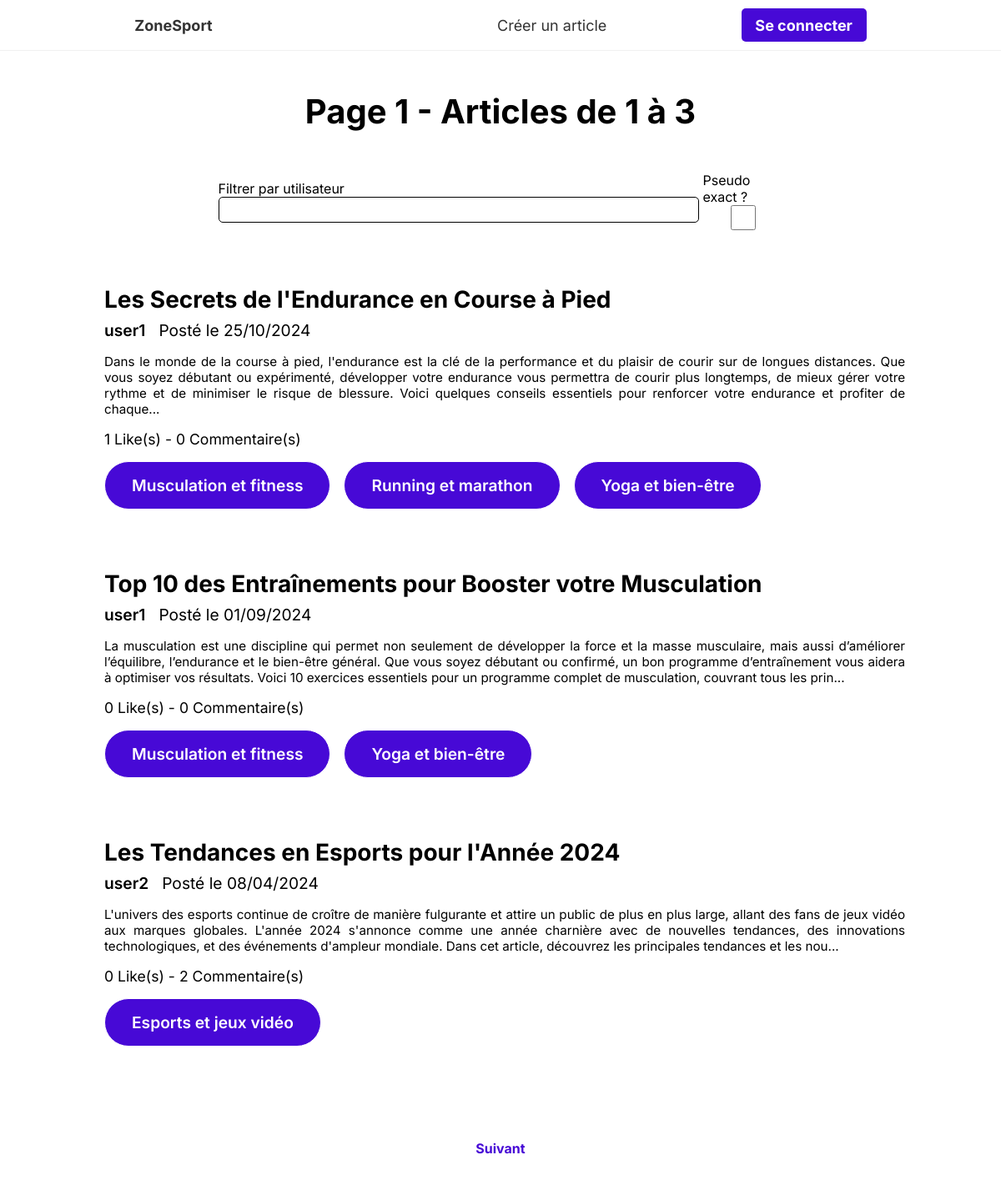
Page /src/pages/catalog.php?id=1 on the committed database.
### tables this page shows
CREATE TABLE IF NOT EXISTS `article` (
  `id_article` int NOT NULL AUTO_INCREMENT,
  `title` varchar(100) NOT NULL,
  `text` varchar(4000) NOT NULL,
  `id_author` int NOT NULL,
  `creation_date` date NOT NULL,
  PRIMARY KEY (`id_article`),
  KEY `fk_article_author` (`id_author`)
);

CREATE TABLE IF NOT EXISTS `user` (
  `id_user` int NOT NULL AUTO_INCREMENT,
  `pseudo` varchar(30) NOT NULL,
  `email` varchar(255) NOT NULL,
  `password` varchar(65) NOT NULL,
  `userType` enum('simpleUser','admin') NOT NULL DEFAULT 'simpleUser',
  PRIMARY KEY (`id_user`),
  UNIQUE KEY `pseudo` (`pseudo`),
  UNIQUE KEY `email` (`email`)
);

CREATE TABLE IF NOT EXISTS `article_categories` (
  `id_article` int NOT NULL,
  `id_category` int NOT NULL,
  PRIMARY KEY (`id_article`,`id_category`),
  KEY `fk_article_categories_category` (`id_category`)
);

CREATE TABLE IF NOT EXISTS `category` (
  `id_category` int NOT NULL AUTO_INCREMENT,
  `name_category` varchar(25) NOT NULL,
  PRIMARY KEY (`id_category`),
  UNIQUE KEY `name_category` (`name_category`)
);

### src/components/article-box.php (the view)
<?php
if (isset($articles[strval($i)])) {
$categories = selectCategories($articles[strval($i)][$GLOBALS['db']['tables']['ARTICLES']['fields']['ID']]);
?>
<a href="./article.php?id=<?php echo $articles[strval($i)][$GLOBALS['db']['tables']['ARTICLES']['fields']['ID']]?>">
    <div class="article-box">
        <h2 class="article-box-title"><?php echo $articles[strval($i)]["title"]?></h2>
        <div class="article-box-lead">
            <p class="article-box-creator"><?php echo selectUser($articles[strval($i)][$GLOBALS['db']['tables']['ARTICLES']['fields']['AUTHOR']])[$GLOBALS['db']['tables']['USERS']['fields']['PSEUDO']]?></p>
            <p class="article-box-date">Posté le <?php echo formatDate($articles[strval($i)][$GLOBALS['db']['tables']['ARTICLES']['fields']['DATE']])?></p>
        </div>
        <p class="article-box-description"><?php echo substr(nl2br(htmlspecialchars($articles[strval($i)][$GLOBALS['db']['tables']['ARTICLES']['fields']['TEXT']])), 0, 400)."...";?></p>
        <p class="article-box-interactions"><?php echo selectNumberOfLikes($articles[strval($i)][$GLOBALS['db']['tables']['ARTICLES']['fields']['ID']])?> Like(s) - <?php echo selectNumberOfComments($articles[strval($i)][$GLOBALS['db']['tables']['ARTICLES']['fields']['ID']])?> Commentaire(s)</p>
        <div class="pastilles-container">
            <?php
                for ($i_category = 0; $i_category < sizeof($categories); $i_category++) {
                    echo '<div class="pastille-category"><span>'.$categories[strval($i_category)][$GLOBALS['db']['tables']['CATEGORIES']['fields']['NAME']].'</span></div>';
                }
            ?>
        </div>
    </div>
</a>
<?php }?>

### src/includes/header.php (shortened to what this page needs)
<!DOCTYPE html>
<html lang="en">
<head>
    <link href='https://unpkg.com/boxicons@2.1.4/css/boxicons.min.css' rel='stylesheet'>
    <link rel="stylesheet" href="../../public/assets/css/global.css">
</head>
<body>
    <Header>
        <nav>
            <ul>
                <li><a href="../pages/catalog.php?id=1">ZoneSport</a></li>
                <li><a href="../pages/createArticle.php">Créer un article</a></li>
                <?php
                    if(isConnected()){
                        if(selectUser($_SESSION['currentUser'])[$GLOBALS['db']['tables']['USERS']['fields']['TYPE_USER']] == "admin") {
                            echo "<li><a href='../pages/admin.php'>Menu admin</a></li>";
                        }
                        echo "<li><a href='../pages/auth.php?logout=1' class='lienSeConnecter'>Se déconnecter</a></li>";
                    } else {
                        echo "<li><a href='../pages/auth.php' class='lienSeConnecter'>Se connecter</a></li>";
                    }
                ?>
            </ul>
        </nav>
    </Header>

### src/pages/catalog.php (shortened to what this page needs)
<?php
    require_once('../utils/functions.php');
    require_once('../includes/header.php');
    $nombreArticles = 3;
    function isIDValid() {
        return isset($_GET['id']) && is_numeric($_GET['id']) && $_GET['id'] >= 0;
    }
    function existFilterUser() {
        return isset($_GET['filter_user']) && !empty($_GET['filter_user']);
    }
    function existExactPseudo() {
        return isset($_GET['exact_pseudo']) && !empty($_GET['exact_pseudo']);
    }
    if (isIDValid()) {
        if (existFilterUser()) {
            if (existExactPseudo()) {
                $articles = selectArticlesOfPageByPseudoExact((int) $_GET['id'], $nombreArticles, $_GET['filter_user']);
                $totalArticles = selectTotalArticlesByPseudoExact($_GET['filter_user']);
            } else {
                $articles = selectArticlesOfPageByPseudo((int) $_GET['id'], $nombreArticles, $_GET['filter_user']);
                $totalArticles = selectTotalArticlesByPseudo($_GET['filter_user']);
            }
        } else {
            $articles = selectArticlesOfPage((int) $_GET['id'], $nombreArticles);
            $totalArticles = selectTotalArticles();
        }
    } else {
        die("<div class=\"error-container\"><p class=\"error-message-article\">URL invalide</p><a href='./catalog.php?id=1'><div class='error-redirect'>Revenir à l'accueil</div></a></div>");
    }
    $minIndexArticle = ((int) $_GET['id']-1) * $nombreArticles + 1;
    $maxIndexArticle = ((int) $_GET['id']-1) * $nombreArticles + sizeof($articles);
?>
    <main>
        <h1 class="article-list-title">Page <?php echo $_GET['id']?> - Articles de <?php echo $minIndexArticle ?> à <?php echo $maxIndexArticle?></h1>
        <form class="filter-form" method="GET">
            <label for="filter_user">Filtrer par utilisateur
                <input type="text" name="filter_user">
            </label>
            <label for="exactPseudo">Pseudo exact ?
                <input type="checkbox" name="exact_pseudo">
            </label>
        </form>
        <div class="article-list-container">
            <?php
            for ($i = 0; $i < $nombreArticles; $i++) {
                require "../components/article-box.php";
            }
            ?>
        </div>
        <div class="page-switch-container">
            <?php if ($totalArticles > ((int) $_GET['id']*$nombreArticles)) { ?>
                <a href="catalog.php?id=<?php echo (int) $_GET['id'] +1 ?><?php echo (existFilterUser() ? "&filter_user=".$_GET['filter_user'] : "") ?><?php echo (existExactPseudo() ? "&exact_pseudo=".$_GET['exact_pseudo'] : "") ?>">
                    <span class="page-switch-text">Suivant</span>
                </a>
            <?php } ?>
        </div>
<?php
    require_once("../includes/footer.php");
?>

### src/utils/functions.php (shortened to what this page needs)
<?php
function getConnection() {
    $connexion = new PDO("mysql:host=".$GLOBALS['db']['host'].";dbname=".$GLOBALS['db']['name'].";charset=utf8", $GLOBALS['db']['username'], $GLOBALS['db']['password']);
    $connexion->setAttribute(PDO::ATTR_ERRMODE, PDO::ERRMODE_EXCEPTION);
    return $connexion;
}
function isConnected() {
    return isset($_SESSION['currentUser']) && !empty($_SESSION['currentUser']);
}
function formatDate($date) {
    $date_formatee = date("d/m/Y", strtotime($date));
    echo $date_formatee;
}
function selectUser($id_user) {
    try {
        $connexion = getConnection();
        $sql = "SELECT * FROM ".$GLOBALS['db']['tables']['USERS']['name']." WHERE ".$GLOBALS['db']['tables']['USERS']['fields']['ID']."=:id_user";
        $stmt = $connexion->prepare($sql);
        $stmt->bindParam(':id_user', $id_user);
        $stmt->execute();
        $user = $stmt->fetch(PDO::FETCH_ASSOC);
    } catch (PDOException $e) {
        die('Erreur PDO : ' . $e->getMessage());
    } catch (Exception $e) {
        die('Erreur Générale : ' . $e->getMessage());
    }
    return $user;
}
function selectArticlesOfPage($id_page, $nb_articles) {
    try {
        $connexion = getConnection();
        $sql = "SELECT * FROM ".$GLOBALS['db']['tables']['ARTICLES']['name']." ORDER BY ".$GLOBALS['db']['tables']['ARTICLES']['fields']['ID']." ASC LIMIT :nb_articles OFFSET :saut";
        $stmt = $connexion->prepare($sql);
        $stmt->bindParam(':nb_articles', $nb_articles, PDO::PARAM_INT);
        $saut = ($id_page-1)*$nb_articles;
        $stmt->bindParam(':saut', $saut, PDO::PARAM_INT);
        $stmt->execute();
        $articles = $stmt->fetchAll(PDO::FETCH_ASSOC);
    } catch (PDOException $e) {
        die('Erreur PDO : ' . $e->getMessage());
    } catch (Exception $e) {
        die('Erreur Générale : ' . $e->getMessage());
    }
    return $articles;
}
function selectTotalArticles() {
    try {
        $connexion = getConnection();
        $sql = "SELECT COUNT(*) AS total_articles FROM ".$GLOBALS['db']['tables']['ARTICLES']['name'];
        $stmt = $connexion->prepare($sql);
        $stmt->execute();
        $result = $stmt->fetch(PDO::FETCH_ASSOC);
    } catch (PDOException $e) {
        die('Erreur PDO : ' . $e->getMessage());
    } catch (Exception $e) {
        die('Erreur Générale : ' . $e->getMessage());
    }
    $total_articles = $result["total_articles"];
    return $total_articles;
}
function selectNumberOfLikes($articleId) {
    try {
        $connexion = getConnection();
        $sql = "SELECT COUNT(*) AS nb_likes FROM ".$GLOBALS['db']['tables']['LIKES']['name']." WHERE ".$GLOBALS['db']['tables']['LIKES']['fields']['ARTICLE']."=:id_article";
        $stmt = $connexion->prepare($sql);
        $stmt->bindParam(':id_article', $articleId);
        $stmt->execute();
        $result = $stmt->fetch(PDO::FETCH_ASSOC);
    } catch (PDOException $e) {
        die('Erreur PDO : ' . $e->getMessage());
    } catch (Exception $e) {
        die('Erreur Générale : ' . $e->getMessage());
    }
    $nb_likes = $result["nb_likes"];
    return $nb_likes;
}
function selectCategories($id_article) {
    try {
        $connexion = getConnection();
        $sql = "SELECT * FROM ".$GLOBALS['db']['tables']['CATEGORIES']['name']." AS c JOIN ".$GLOBALS['db']['tables']['ARTICLES_CATEGORIES']['name']." AS ac ON c.".$GLOBALS['db']['tables']['CATEGORIES']['fields']['ID']."=ac.".$GLOBALS['db']['tables']['ARTICLES_CATEGORIES']['fields']['CATEGORY']." WHERE ".$GLOBALS['db']['tables']['ARTICLES_CATEGORIES']['fields']['ARTICLE']."=:id_article";
        $stmt = $connexion->prepare($sql);
        $stmt->bindParam(':id_article', $id_article);
        $stmt->execute();
        $categories = $stmt->fetchAll(PDO::FETCH_ASSOC);
    } catch (PDOException $e) {
        die('Erreur PDO : ' . $e->getMessage());
    } catch (Exception $e) {
        die('Erreur Générale : ' . $e->getMessage());
    }
    return $categories;
}
function selectNumberOfComments($id_article) {
    try {
        $connexion = getConnection();
        $sql = "SELECT COUNT(*) AS nb_comments FROM ".$GLOBALS['db']['tables']['COMMENTS']['name']." WHERE ".$GLOBALS['db']['tables']['COMMENTS']['fields']['ARTICLE']."=:id_article";
        $stmt = $connexion->prepare($sql);
        $stmt->bindParam(':id_article', $id_article);
        $stmt->execute();
        $result = $stmt->fetch(PDO::FETCH_ASSOC);
    } catch (PDOException $e) {
        die('Erreur PDO : ' . $e->getMessage());
    } catch (Exception $e) {
        die('Erreur Générale : ' . $e->getMessage());
    }
    $nb_comments = $result["nb_comments"];
    return $nb_comments;
}

### src/includes/footer.php (shortened to what this page needs)
</body>
</html>

### public/assets/css/global.css (style rules this page uses)
:root { --blanc: #fff; --gris: #333333; --primary: rgb(71, 9, 214); --size-navbar:60px; --section-separator-color: var(--primary); --error-redirect-text-color: var(--blanc); --error-redirect-text-color-hover: var(--primary); --error-redirect-background-color: var(--primary); --navbar-option-text-color-hover: var(--blanc); --navbar-option-background-color-hover: var(--primary); --button-text-color:var(--primary); --button-text-color-hover:var(--blanc); --button-bg-color:transparent; --button-bg-color-hover:var(--primary); --page-switch-color-text-color: var(--primary); --page-switch-color-text-color-hover: var(--blanc); --page-switch-color-background-hover: var(--primary); --pastille-category-text-color: var(--blanc); --pastille-category-text-color-hover: var(--primary); --pastille-category-background-color: var(--primary); --new-commentaire-submit-button-text-color: var(--primary); --new-commentaire-submit-button-text-color-hover: var(--blanc); }
* { margin:0; padding: 0; font-family: inter, arial, sans-serif; text-decoration: none; }
body { display : flex; justify-content: center; align-items: center; flex-direction: column; background-color: white; }
main { position: relative; display: flex; flex-direction: column; justify-content: center; align-items: center; min-height: calc(100vh - var(--size-navbar)); }
h1 { margin: 20px; }
form { display: flex; flex-direction: column; width: 100%; }
form label { display: grid; margin-bottom: 10px; }
input, textarea { font-size: 15px; padding: 5px; border-radius: 5px; border: 1px solid black; }
a { color: #000; }
header { width: 100%; }
header nav { height: var(--size-navbar); border-bottom: solid 1px #f0f0f0; font-size: 1.125em; display: flex; align-items: center; justify-content: center; }
header ul { display: flex; flex-direction: row; list-style: none; justify-content: space-evenly; align-items: center; width: 100%; }
header li>a { text-decoration: inherit; color: #333333; transition: all ease 0.2s; }
header li:first-child { font-weight: bold; margin-right: 15%; }
header li:last-child { display: flex; align-items: center; justify-content: center; height: 40px; width: 150px; border-radius: 5px; font-weight: bold; background-color: var(--primary); }
header li:last-child a { display: flex; height: 100%; justify-content: center; align-items: center; color: #FFFFFF; }
.lienSeConnecter { color: var(--primary); }
.article-list-container, .commentaires-container { display: flex; flex-direction: column; align-items: center; width: 80vw; }
.article-list-container { font-size: 1.2rem; margin: 2rem 0; }
.pastilles-container { display: flex; flex-direction: row; }
.pastille-category { width: fit-content; font-weight: 600; padding: 1rem 2rem; margin: 0 1rem 0 0; border-radius: 50px; border: solid 1px var(--blanc); color: var(--pastille-category-text-color); background-color: var(--pastille-category-background-color); transition: all ease 0.2s; cursor: pointer; }
.filter-form { display: flex; flex-direction: row; align-items: center; justify-content: center; margin-top: 2rem; }
.filter-form>label:first-of-type { width: 60%; }
.filter-form>label:nth-child(2) { display: flex; flex-direction: column; align-items: center; width: 10%; margin-left: 5px; }
.filter-form>label:nth-child(2) input { width: 30px; height: 30px; border-radius: 10px; }
.article-list-title { margin: 3rem 0 1rem 0; font-size: 2.5rem; }
.article-box { width: 80vw; margin-bottom: 2rem; padding: 1rem 2rem; border-left: solid #ffffff 10px; transition: all ease-in 0.2s; }
.article-box-title { font-size: 1.75rem; margin: 0.5rem 0; }
.article-box-lead { display: flex; margin-bottom: 0.5rem; }
.article-box-creator { font-weight: 600; }
.article-box-date { margin: 0 1rem; }
.article-box-description { text-align: justify; font-size: 0.95rem; margin: 1rem 0; }
.article-box-interactions { font-size: 1.1rem; margin: 1rem 0; }
.page-switch-container { display: flex; justify-content: center; align-items: center; flex-direction: row; margin: 2rem 0; }
.page-switch-container > * { margin: 0 2rem; }
.page-switch-text { font-weight: 700; padding: 1rem 3rem; color: var(--page-switch-color-text-color); transition: 0.4s all ease-in-out; }

### rows in the picture
article: title "Les Secrets de l'Endurance en Course à Pied", id_author.pseudo "user1", creation_date "25/10/2024", text "Dans le monde de la course à pied, l'endurance est la clé de la performance et du plaisir de courir sur de longues distances. Que vous soyez débutant ou expérimenté, développer votre endurance vous permettra de courir plus longtemps, de mieux gérer votre rythme et de minimiser le risque de blessure. Voici quelques conseils essentiels pour renforcer votre endurance et profiter de chaque", ID "1", ID "0"
article_categories: id_category.name_category "Musculation et fitness"
article_categories: id_category.name_category "Running et marathon"
article_categories: id_category.name_category "Yoga et bien-être"
article: title "Top 10 des Entraînements pour Booster votre Musculation", id_author.pseudo "user1", creation_date "01/09/2024", text "La musculation est une discipline qui permet non seulement de développer la force et la masse musculaire, mais aussi d’améliorer l’équilibre, l’endurance et le bien-être général. Que vous soyez débutant ou confirmé, un bon programme d’entraînement vous aidera à optimiser vos résultats. Voici 10 exercices essentiels pour un programme complet de musculation, couvrant tous les prin", ID "0"
article_categories: id_category.name_category "Musculation et fitness"
article_categories: id_category.name_category "Yoga et bien-être"
article: title "Les Tendances en Esports pour l'Année 2024", id_author.pseudo "user2", creation_date "08/04/2024", text "L'univers des esports continue de croître de manière fulgurante et attire un public de plus en plus large, allant des fans de jeux vidéo aux marques globales. L'année 2024 s'annonce comme une année charnière avec de nouvelles tendances, des innovations technologiques, et des événements d'ampleur mondiale. Dans cet article, découvrez les principales tendances et les nou", ID "0", ID "2"
article_categories: id_category.name_category "Esports et jeux vidéo"

### other values in the picture
$_GET['id'] "1"
$minIndexArticle "1"
$maxIndexArticle "3"
